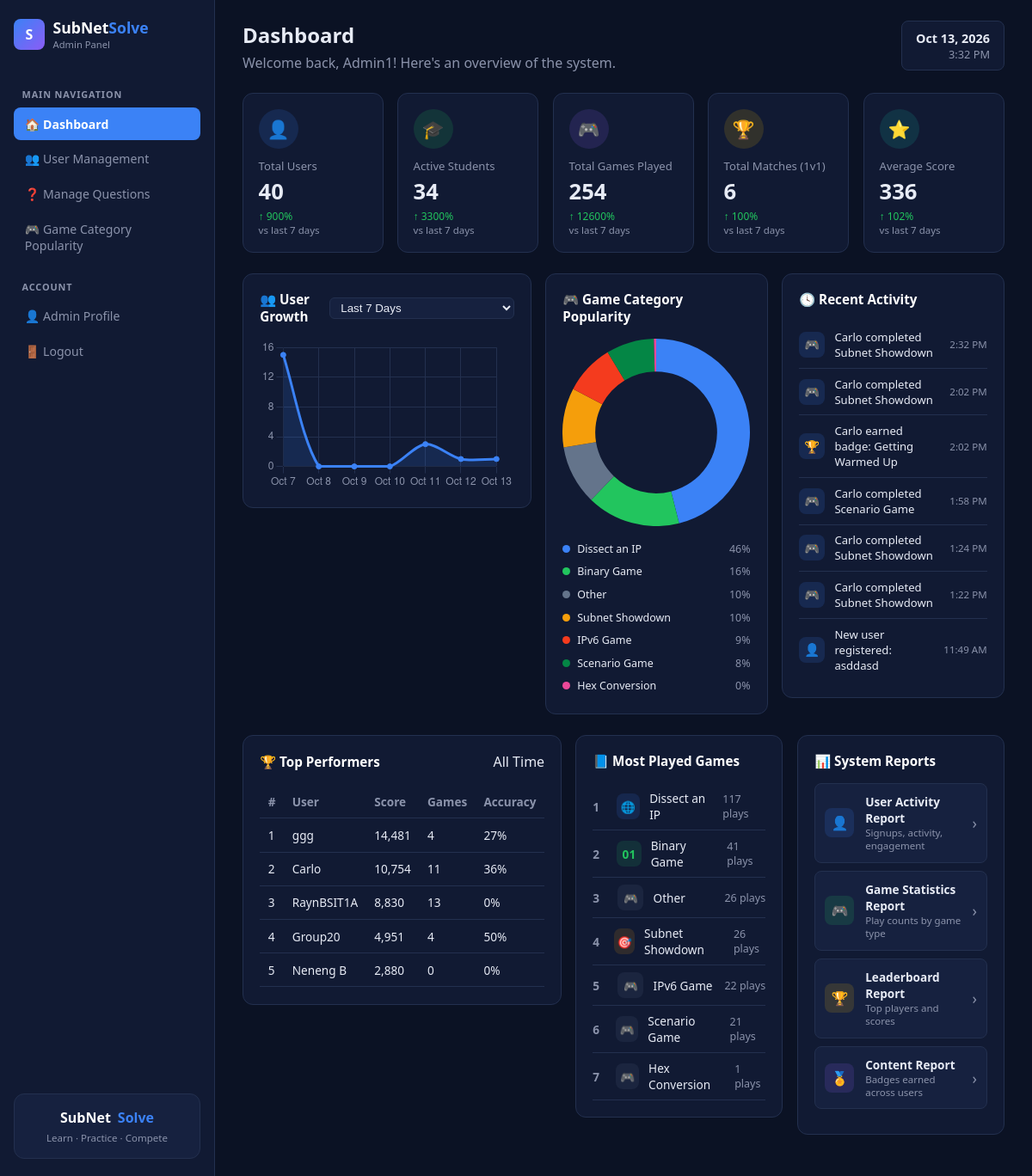
Page /admin/dashboard.php (signed in) on the committed database.
### tables this page shows
CREATE TABLE `scores` (
  `id` int(11) NOT NULL,
  `user_id` int(11) NOT NULL,
  `match_id` int(11) DEFAULT NULL,
  `game_type` varchar(50) NOT NULL DEFAULT 'general',
  `points` int(11) NOT NULL DEFAULT 0,
  `played_at` datetime NOT NULL,
  `correct_count` int(11) NOT NULL DEFAULT 0
);

CREATE TABLE `user_progress` (
  `user_id` int(11) NOT NULL,
  `level` int(11) NOT NULL DEFAULT 1,
  `career_xp` int(11) NOT NULL DEFAULT 0,
  `total_xp` int(11) NOT NULL DEFAULT 0,
  `xp_to_next_level` int(11) NOT NULL DEFAULT 500,
  `lessons_completed` int(11) NOT NULL DEFAULT 0,
  `quizzes_completed` int(11) NOT NULL DEFAULT 0,
  `total_correct` int(11) NOT NULL DEFAULT 0,
  `total_wrong` int(11) NOT NULL DEFAULT 0,
  `current_streak` int(11) NOT NULL DEFAULT 0,
  `last_activity_date` date DEFAULT NULL,
  `last_daily_challenge_date` date DEFAULT NULL
);

CREATE TABLE `users` (
  `id` int(11) NOT NULL,
  `username` varchar(50) NOT NULL,
  `email` varchar(100) NOT NULL,
  `password` varchar(255) NOT NULL,
  `avatar` varchar(30) NOT NULL DEFAULT 'fox',
  `is_admin` tinyint(1) NOT NULL DEFAULT 0,
  `created_at` datetime NOT NULL
);

### admin/dashboard.php (the view, shortened to what the rows shown need)
<?php
require "../config.php";
function scalar($conn, $sql) {
    $r = mysqli_query($conn, $sql);
    $row = mysqli_fetch_row($r);
    return $row ? (float) $row[0] : 0;
}
function get_user_growth_dataset($conn, $growthRange) {
    $growthLabels = [];
    $growthData = [];
    $anchorDate = "2026-09-26";
    switch ($growthRange) {
        case "7_days":
        default:
            $numDays = 7;
            break;
    }
    for ($i = $numDays - 1; $i >= 0; $i--) {
        $day = date("Y-m-d", strtotime("-$i days"));
        $count = scalar($conn, "SELECT COUNT(*) FROM users WHERE DATE(created_at) = '$day'");
        $growthLabels[] = date("M j", strtotime($day));
        $growthData[] = (int) $count;
    }
    return ["labels" => $growthLabels, "data" => $growthData];
}
$initialGrowth = get_user_growth_dataset($conn, "7_days");
$growthLabels = $initialGrowth["labels"];
$growthData = $initialGrowth["data"];
$categoryMap = [
    "subnet_dissect_practice" => "Dissect an IP",
    "subnet_dissect_timed"    => "Dissect an IP",
    "binary_practice"         => "Binary Game",
    "binary_game"             => "Binary Game",
    "binary_timed"            => "Binary Game",
    "hex_practice"            => "Hex Conversion",
    "hex_game"                => "Hex Conversion",
    "hex_timed"               => "Hex Conversion",
    "ipv6_practice"           => "IPv6 Game",
    "ipv6_game"               => "IPv6 Game",
    "ipv6_timed"              => "IPv6 Game",
    "showdown_practice"       => "Subnet Showdown",
    "showdown_timed"          => "Subnet Showdown",
    "subnet_showdown"         => "Subnet Showdown",
    "scenario_practice"       => "Scenario Game",
    "scenario_game"           => "Scenario Game",
    "scenario_timed"          => "Scenario Game",
    "multiplayer_1v1"         => "Multiplayer 1v1",
    "match_1v1"               => "Multiplayer 1v1",
];
$categoryColors = ["Dissect an IP" => "#3b82f6", "Binary Game" => "#22c55e", "Hex Conversion" => "#ec4899", "IPv6 Game" => "#f43b1e", "Subnet Showdown" => "#f59e0b", "Scenario Game" => "#048645", "Multiplayer 1v1" => "#8b5cf6", "Other" => "#64748b"];
$rawCounts = [];
$typeResult = mysqli_query($conn, "SELECT game_type, COUNT(*) AS c FROM scores GROUP BY game_type");
while ($row = mysqli_fetch_assoc($typeResult)) {
    $label = $categoryMap[$row["game_type"]] ?? "Other";
    $rawCounts[$label] = ($rawCounts[$label] ?? 0) + (int) $row["c"];
}
arsort($rawCounts);
$categoryTotal = array_sum($rawCounts) ?: 1;
$r = mysqli_query($conn, "SELECT u.username, s.played_at AS ts, s.game_type FROM scores s JOIN users u ON u.id = s.user_id ORDER BY s.played_at DESC LIMIT 5");
while ($row = mysqli_fetch_assoc($r)) {
    $label = $categoryMap[$row["game_type"]] ?? $row["game_type"];
}
$topPerformers = mysqli_fetch_all(mysqli_query($conn, "SELECT u.username, u.avatar, up.career_xp, up.quizzes_completed, up.total_correct, up.total_wrong
    FROM user_progress up JOIN users u ON u.id = up.user_id
    ORDER BY up.career_xp DESC LIMIT 5"), MYSQLI_ASSOC);
$moduleIcons = ["Dissect an IP" => ["🌐", "#3b82f6"], "Binary Game" => ["01", "#22c55e"], "Subnet Showdown" => ["🎯", "#f59e0b"], "Multiplayer 1v1" => ["⚔️", "#8b5cf6"], "Other" => ["🎮", "#64748b"]];
?>
<!DOCTYPE html>
<html lang="en">
<head>
    <link rel="stylesheet" href="../dash.css">
    <link rel="stylesheet" href="../game.css">
    <link rel="stylesheet" href="../admin.css">
</head>
<body>
<div class="admin-layout
```">
    <aside class="admin-sidebar">
        <div class="brand" style="margin-bottom:1.5rem;">
            <div>
                <h1>SubNet<span>Solve</span></h1>
            </div>
        </div>
    </aside>
    <main class="admin-main">
        <div class="admin-topbar">
            <div>
                <h2 style="margin:0 0 0.3rem;">Dashboard</h2>
            </div>
        </div>
        <div class="admin-panels-row">
            <div class="admin-panel">
                <div style="margin-top:0.8rem;">
                    <?php foreach ($rawCounts as $label => $count):
                        $pct = round(($count / $categoryTotal) * 100);
                        $color = $categoryColors[$label] ?? $categoryColors["Other"];
                    ?>
                        <div class="legend-row"><span class="legend-dot" style="background:<?= $color ?>;"></span><?= htmlspecialchars($label) ?><span class="pct"><?= $pct ?>%</span></div>
                    <?php endforeach; ?>
                </div>
            </div>
        </div>
        <div class="admin-bottom-row">
            <div class="admin-panel">
                <?php if (empty($topPerformers)): ?>
                    <p style="color:var(--text-dim); font-size:0.82rem;">No players yet.</p>
                <?php else: ?>
                <table class="admin-table">
                    <tr><th>#</th><th>User</th><th>Score</th><th>Games</th><th>Accuracy</th></tr>
                    <?php foreach ($topPerformers as $i => $p):
                        $total = $p["total_correct"] + $p["total_wrong"];
                        $acc = $total > 0 ? round(($p["total_correct"] / $total) * 100) : 0;
                    ?>
                        <tr>
                            <td><?= $i + 1 ?></td>
                            <td><?= htmlspecialchars($p["username"]) ?></td>
                            <td><?= number_format($p["career_xp"]) ?></td>
                            <td><?= $p["quizzes_completed"] ?></td>
                            <td><?= $acc ?>%</td>
                        </tr>
                    <?php endforeach; ?>
                </table>
                <?php endif; ?>
            </div>
            <div class="admin-panel">
                <?php if (empty($rawCounts)): ?>
                    <p style="color:var(--text-dim); font-size:0.82rem;">No data yet.</p>
                <?php else: ?>
                    <?php $rank = 1; foreach ($rawCounts as $label => $count):
                        [$icon, $color] = $moduleIcons[$label] ?? $moduleIcons["Other"];
                    ?>
                        <div class="module-row">
                            <div class="module-rank"><?= $rank++ ?></div>
                            <div class="module-icon" style="background:<?= $color ?>22; color:<?= $color ?>;"><?= $icon ?></div>
                            <div><?= htmlspecialchars($label) ?></div>
                            <div class="module-plays"><?= number_format($count) ?> plays</div>
                        </div>
                    <?php endforeach; ?>
                <?php endif; ?>
            </div>
        </div>
    </main>
</div>
<script>
// Initialize Chart instance
const growthChartCtx = document.getElementById("growthChart").getContext("2d");
let growthChart = new Chart(growthChartCtx, {
    type: "line",
    data: {
        labels: <?= json_encode($growthLabels) ?>,
        datasets: [{
            data: <?= json_encode($growthData) ?>,
            borderColor: "#3b82f6",
            backgroundColor: "rgba(59,130,246,0.15)",
            fill: true,
            tension: 0.3,
            pointBackgroundColor: "#3b82f6",
        }]
    },
    options: {
        plugins: { legend: { display: false } },
        scales: {
            x: { ticks: { color: "#8b93ab" }, grid: { color: "#23304f" } },
            y: { ticks: { color: "#8b93ab", precision: 0 }, grid: { color: "#23304f" }, beginAtZero: true }
        }
    }
});
// Dynamic Update via AJAX (no full page reload)
document.getElementById("growthRangeSelect").addEventListener("change", function() {
    const selectedRange = this.value;
    fetch(`dashboard.php?ajax_growth=1&growth_range=${selectedRange}`)
        .then(response => response.json())
        .then(data => {
            growthChart.data.labels = data.labels;
            growthChart.data.datasets[0].data = data.data;
            growthChart.update();
        })
        .catch(error => console.error("Error updating growth chart:", error));
});
new Chart(document.getElementById("categoryChart"), {
    type: "doughnut",
    data: {
        labels: <?= json_encode(array_keys($rawCounts)) ?>,
        datasets: [{
            data: <?= json_encode(array_values($rawCounts)) ?>,
            backgroundColor: <?= json_encode(array_map(fn($l) => $categoryColors[$l] ?? $categoryColors["Other"], array_keys($rawCounts))) ?>,
            borderWidth: 0,
        }]
    },
    options: {
        plugins: { legend: { display: false } },
        cutout: "65%"
    }
});
</script>
</body>
</html>

### rows in the picture
scores: game_type "Subnet Showdown", pct "10"
user_progress: user_id.username "ggg", career_xp "14,481", quizzes_completed "4", acc "27"
user_progress: user_id.username "Carlo", career_xp "10,754", quizzes_completed "11", acc "36"
user_progress: user_id.username "RaynBSIT1A", career_xp "8,830", quizzes_completed "13", total_correct "0"
user_progress: user_id.username "Group20", career_xp "4,951", quizzes_completed "4", acc "50"
user_progress: user_id.username "Neneng B", career_xp "2,880", quizzes_completed "0", total_correct "0"

### other values in the picture
$_SESSION["username"] "Admin1"
$totalUsers "40"
abs($usersDelta) "900"
$activeStudents "34"
abs($activeDelta) "3300"
$totalGames "254"
abs($gamesDelta) "12600"
$totalMatches "6"
abs($matchesDelta) "100"
$avgScore "336"
abs($avgDelta) "102"
$label "Dissect an IP"
$pct "46"
$label "Binary Game"
$pct "16"
